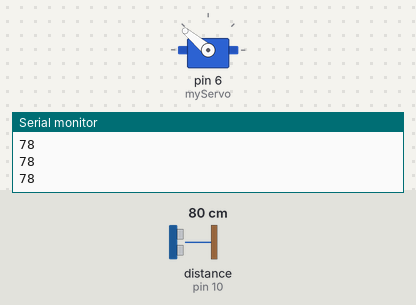
The sketch below on a simulated Arduino Uno, built with avr-gcc and run on an emulated ATmega328P. Parts: servo, the last lines printed to the serial monitor. Wiring (inferred from the names in the program): ultrasonic range finder: trigger pin 9; echo pin 10. Inputs (shaded band) come from the test bench; at power-on: distance to the obstacle (sensor on pin 10) 80 cm. The echo pulse lasts 58.3 µs per cm.

Above: at 1.2 s.
1.3 s: distance to the obstacle (sensor on pin 10) set to 2 cm
At 1.8 s:
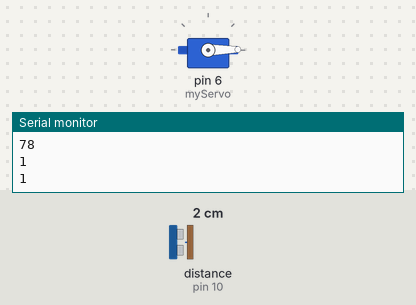
2.9 s: distance to the obstacle (sensor on pin 10) set to 18 cm
At 4.2 s:
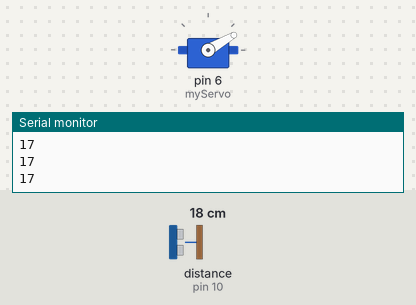
4.5 s: distance to the obstacle (sensor on pin 10) set to 35 cm
At 5.1 s:
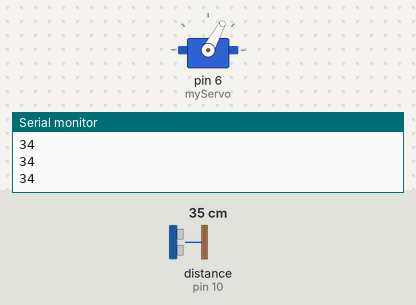
6.1 s: distance to the obstacle (sensor on pin 10) set to 60 cm
At 7.1 s:
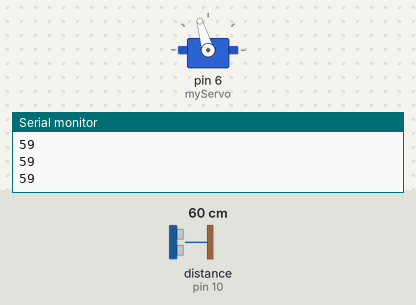
7.7 s: distance to the obstacle (sensor on pin 10) set to 120 cm
At 8.3 s:
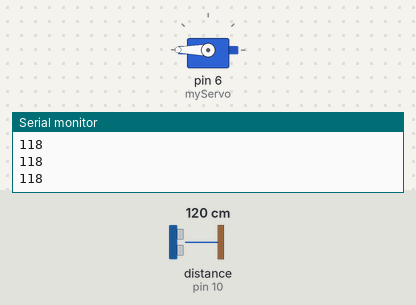
Timing chart, 0 to 10.2 s (numbered marks = the images above; inputs shaded):
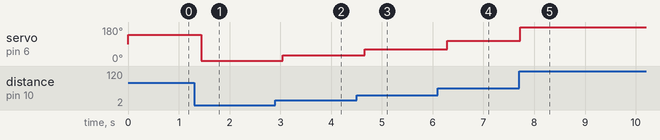

The sketch:

Code01.ino
```cpp
#include <Servo.h>

#define TRIG_PIN 9
#define ECHO_PIN 10

Servo myServo;

long duration;
int distance;

void setup() {
  myServo.attach(6);
  pinMode(TRIG_PIN, OUTPUT);
  pinMode(ECHO_PIN, INPUT);
  Serial.begin(9600);
}

int getDistance() {
  digitalWrite(TRIG_PIN, LOW);
  delayMicroseconds(2);

  digitalWrite(TRIG_PIN, HIGH);
  delayMicroseconds(10);

  digitalWrite(TRIG_PIN, LOW);

  duration = pulseIn(ECHO_PIN, HIGH);
  return duration * 0.034 / 2;
}

void loop() {
  distance = getDistance();

  Serial.println(distance);

  int angle = map(distance, 0, 100, 0, 180);
  angle = constrain(angle, 0, 180);

  myServo.write(angle);

  delay(200);
}
```

Measured:
- after the input at 1.3 s, servo on pin 6 (myServo): 140° → 1° after 0.14 s
- after the input at 2.9 s, servo on pin 6 (myServo): 1° → 30° after 0.15 s
- after the input at 4.5 s, servo on pin 6 (myServo): 30° → 61° after 0.16 s
- after the input at 6.1 s, servo on pin 6 (myServo): 61° → 106° after 0.19 s
- after the input at 7.7 s, servo on pin 6 (myServo): 106° → 180° at once
